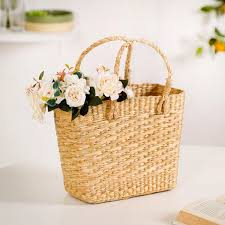
#> input picture a.jpg, 225 x 225 px
$ python vvoice_palette_assistant.py
#> lines starting #> are read from the running program, lines starting #| are printed output that depends on the picture
from PIL import Image, ImageDraw
import numpy as np
from collections import Counter
import os

# ---------------------------------------------------
# Helper: RGB to HEX
# ---------------------------------------------------
def rgb_to_hex(rgb):
    return "#{:02x}{:02x}{:02x}".format(*rgb)

# ---------------------------------------------------
# Extract Colors
# ---------------------------------------------------
def extract_palette(image_path):
    img = Image.open(image_path).convert("RGB")
    img = img.resize((150, 150))

    pixels = np.array(img).reshape(-1, 3)
    counter = Counter([tuple(pixel) for pixel in pixels])

    top_colors = counter.most_common(5)
    return [color for color, count in top_colors]

# ---------------------------------------------------
# Save Palette Image
# ---------------------------------------------------
def save_palette_image(colors, output_path="palette.png"):
    width = 300
    height = 50
    palette_img = Image.new("RGB", (width, height))
    draw = ImageDraw.Draw(palette_img)
    block_width = width // len(colors)

    for i, color in enumerate(colors):
        draw.rectangle([i*block_width, 0, (i+1)*block_width, height], fill=color)

    palette_img.save(output_path)
    print(f"Palette saved as {output_path}")

# ---------------------------------------------------
# Display palette in terminal with HEX labels
# ---------------------------------------------------
def display_palette_terminal(colors):
    print("\nTerminal Color Preview:")
    for color in colors:
        r, g, b = color
        hex_code = rgb_to_hex(color)
        block = f"\033[48;2;{r};{g};{b}m {hex_code} \033[0m"
        print(block, end="  ")
    print("\n")  # new line after blocks

# ---------------------------------------------------
# Main Assistant
# ---------------------------------------------------
def assistant():
    print("Text Color Palette Assistant")
    print("Type 'exit' to quit.\n")

    while True:
        filename = input("Enter image filename (with extension, e.g., a.jpg): ").strip()
#> the answer given: a.jpg

        if filename.lower() in ["exit", "quit"]:
            print("Goodbye!")
            break

        if not os.path.isfile(filename):
            print(f"File not found: {filename}")
            continue

        try:
            palette = extract_palette(filename)
#> in extract_palette, img is the input picture: PIL image 225x225 RGB; mean R, G, B 222.4, 203.9, 182.5
#> in extract_palette, `img = img.resize((150, 150))`:
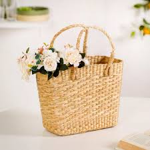
#> img: PIL image 150x150 RGB; mean R, G, B 222.4, 203.9, 182.6
#> in extract_palette, `counter = Counter([tuple(pixel) for pixel in pixels])`: counter = 12303 items
#> in extract_palette, `top_colors = counter.most_common(5)`: top_colors = [((236, 229, 223), 214), ((236, 228, 226), 173), ((242, 234, 232), 167), ((238, 230, 228), 160), ((241, 233, 231), 157)]
#> palette = [(236, 229, 223), (236, 228, 226), (242, 234, 232), (238, 230, 228), (241, 233, 231)]

            print("\n🎨 Top 5 Colors (RGB + HEX):")
            for c in palette:
                print(f"RGB: {c}, HEX: {rgb_to_hex(c)}")
#> this loop made 5 passes
#| RGB: (236, 229, 223), HEX: #ece5df
#| RGB: (236, 228, 226), HEX: #ece4e2
#| RGB: (242, 234, 232), HEX: #f2eae8
#| RGB: (238, 230, 228), HEX: #eee6e4
#| RGB: (241, 233, 231), HEX: #f1e9e7

            display_palette_terminal(palette)
#> the loop in display_palette_terminal, `for color in colors:` made 5 passes
#| [48;2;236;229;223m #ece5df [0m
#| [48;2;236;228;226m #ece4e2 [0m
#| [48;2;242;234;232m #f2eae8 [0m
#| [48;2;238;230;228m #eee6e4 [0m
#| [48;2;241;233;231m #f1e9e7 [0m
            save_palette_image(palette)
#> in save_palette_image, `palette_img = Image.new("RGB", (width, height))`: palette_img: PIL image 300x50 RGB; every value is 0
#> in save_palette_image, `block_width = width // len(colors)`: block_width = 60
#> the loop in save_palette_image, `for i, color in enumerate(colors):` made 5 passes
#> in save_palette_image, `palette_img.save(output_path)`:
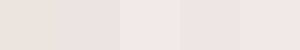
#> saved as palette.png: PIL image 300x50 RGB; mean R, G, B 238.6, 230.8, 228

        except Exception as e:
            print("Something went wrong:", e)

#> (the run stopped early here; a loop or call above may not have finished)
